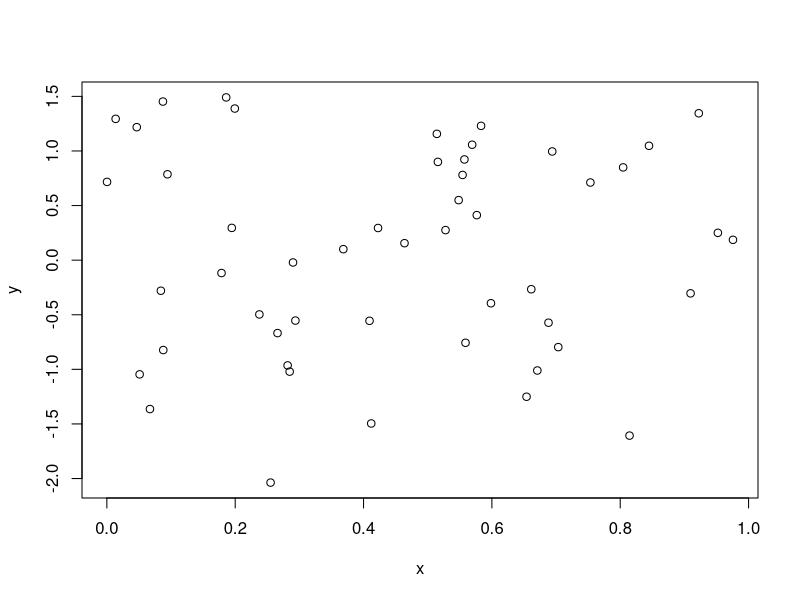
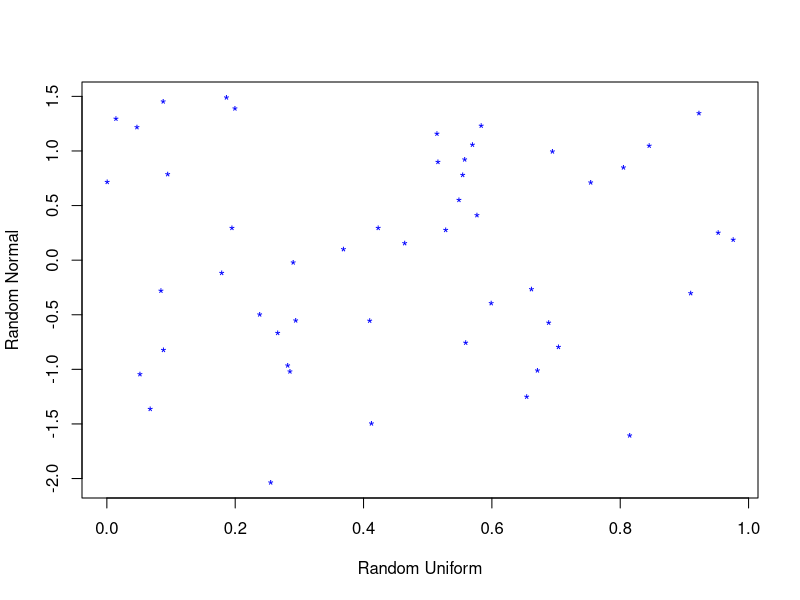
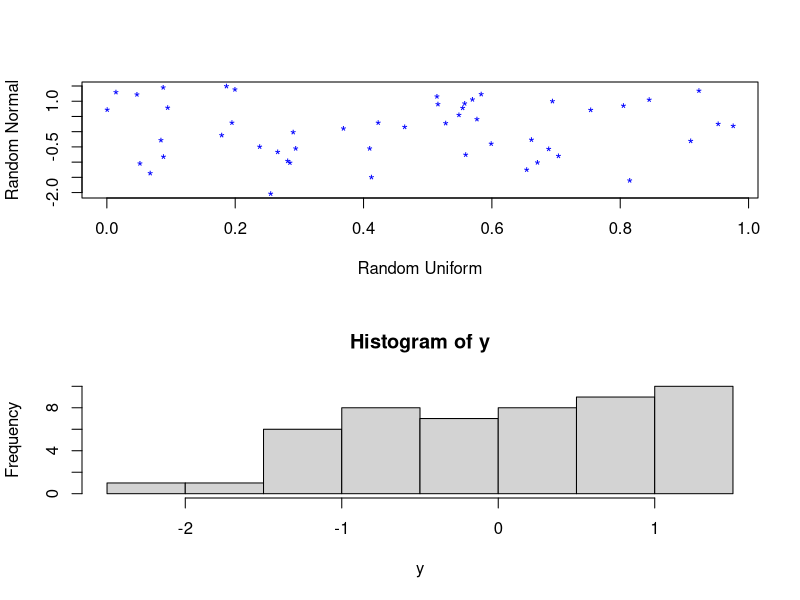
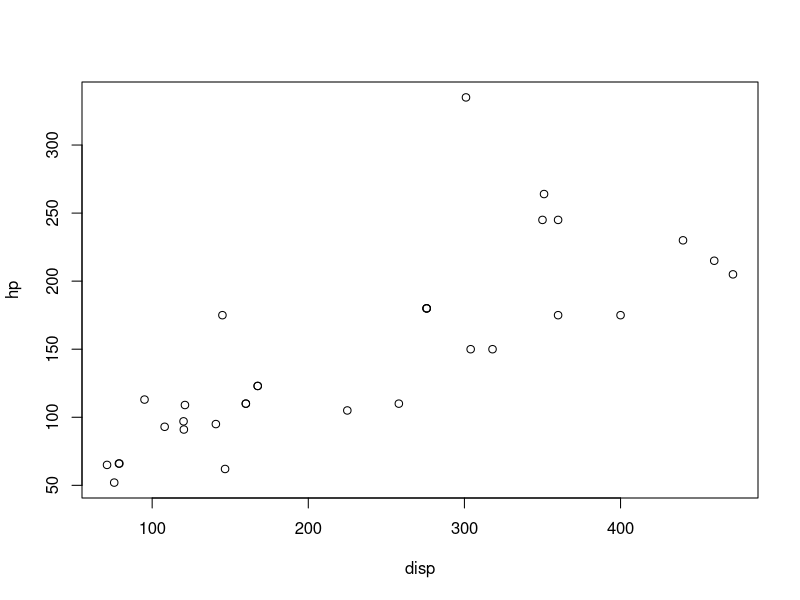
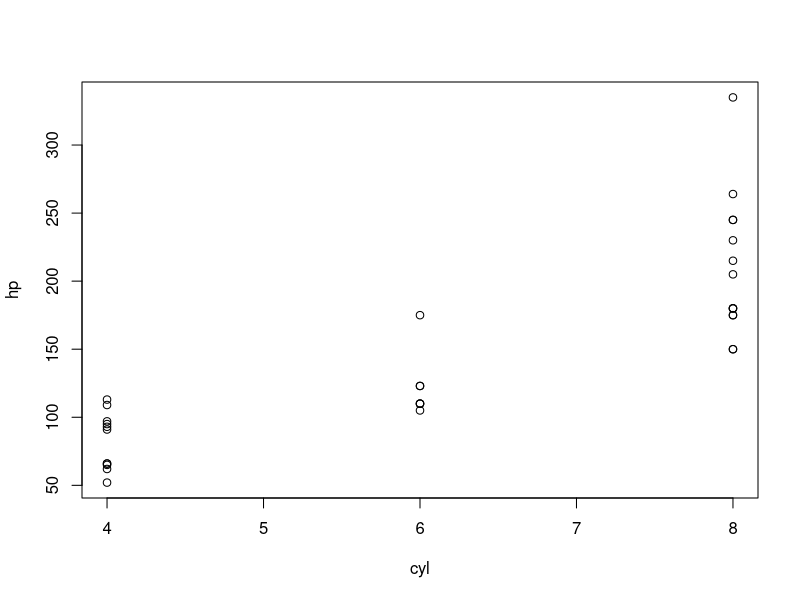
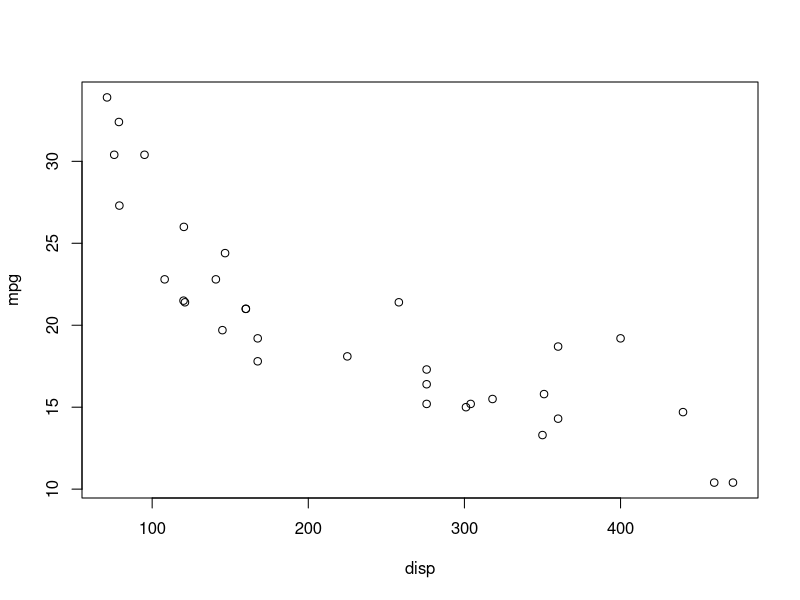

Generate these figures, in order, with R:
### vectors, data, matrices, subsetting
x=c(2,7,5)
x
y=seq(from=4,length=3,by=3)
seq(1,12)
y
# element-wise operations
x + y
x/y
x*y
# accessing elements; vectors use 1-based indexes
x[2]
x[-1]
x
x[-2] # x without element 2
x[2:3]
x[c(1,2)]
# matrices
z=matrix(seq(1,12),4,3)
z
z[3:4,2:3]
z[,2:3]
z[,1] # we lose matrix status; becomes simple vector
z[,1,drop=FALSE] # preserve matrix
dim(z)
ls()
rm(z)
# generation data
x=runif(50)
y=rnorm(50)
plot(x,y)
plot(x,y,xlab="Random Uniform",ylab="Random Normal",pch='*',col='blue')
par(mfrow=c(2,1))
plot(x,y,xlab="Random Uniform",ylab="Random Normal",pch='*',col='blue')
hist(y)
par(mfrow=c(1,1)) # reset par
data(mtcars)
mtcars
class(mtcars)
attach(mtcars)
plot(x=disp,y=hp)
plot(x=cyl,y=hp)
plot(disp,mpg)
